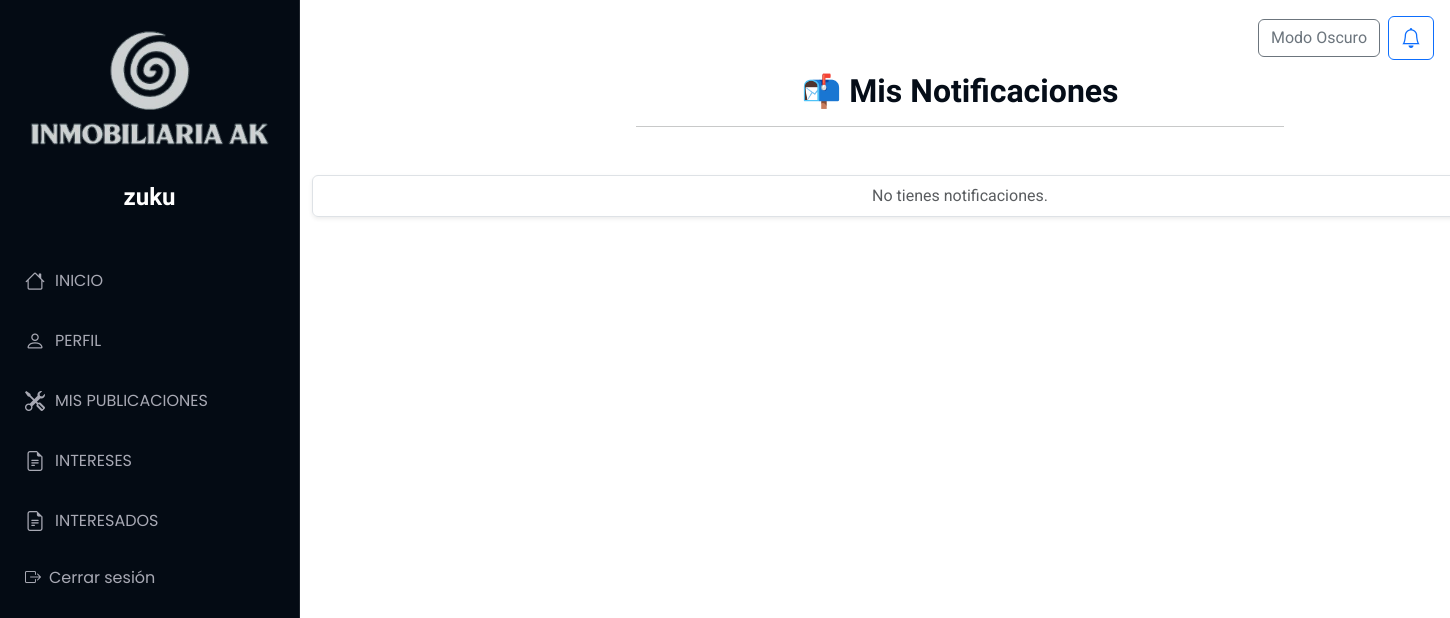
The page /Notificacion/notificaciones (signed in) on the database as committed earlier.
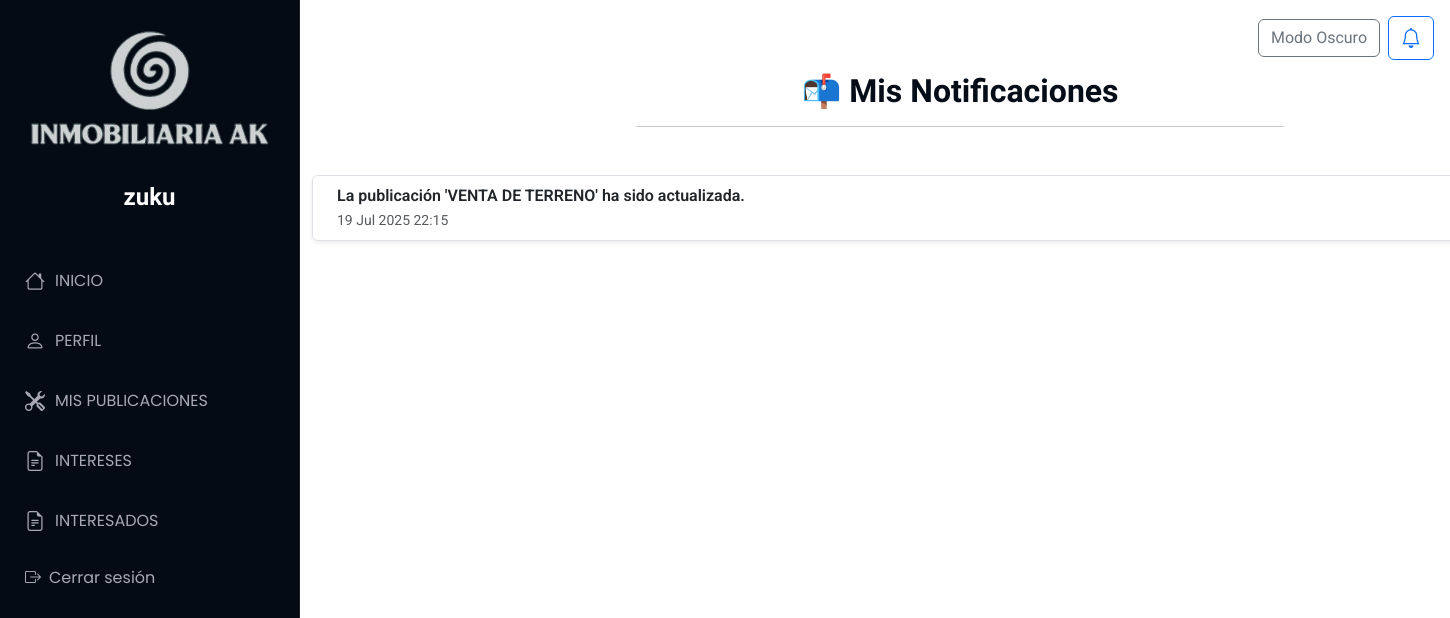
The same page on the database as committed later.
### Aplicaciones/Notificacion/models.py (models this page shows, shortened)
class Notificacion(models.Model):
    usuario = models.ForeignKey(Usuario, on_delete=models.CASCADE, related_name='notificaciones')
    mensaje = models.TextField()
    leido = models.BooleanField(default=False)
    fecha = models.DateTimeField(auto_now_add=True)

### Aplicaciones/Notificacion/views.py (the view)
# urls.py: path('notificaciones', views.notificaciones, name='notificaciones'),
def notificaciones(request):
    usuario_id = request.session.get('usuario_id')
    if not usuario_id:
        return redirect('iniciosesion')
    usuario = Usuario.objects.get(id=usuario_id)
    notificaciones = Notificacion.objects.filter(usuario=usuario).order_by('-fecha')
    return render(request, 'notificaciones.html', {'notificaciones': notificaciones})

### Aplicaciones/Notificacion/templates/notificaciones.html (shortened to what this page needs)
{% extends 'plantilla.html' %}
{% load static %}
{% block body %}
<main class="container py-4">
    <div class="text-center mb-4"><br><br>
        <h2 class="fw-bold">📬 Mis Notificaciones</h2>
        <hr class="w-50 mx-auto">
    </div>
<br>
    <ul class="list-group shadow-sm">
        {% for notificacion in notificaciones %}
            <li class="list-group-item d-flex justify-content-between align-items-start {% if not notificacion.leido %}bg-light fw-bold border-start border-4 border-primary{% endif %}">
                <div class="ms-2 me-auto">
                    <div class="fw-semibold">{{ notificacion.mensaje }}</div>
                    <small class="text-muted">{{ notificacion.fecha|date:"d M Y H:i" }}</small>
                </div>
            </li>
        {% empty %}
            <li class="list-group-item text-center text-muted">
                No tienes notificaciones.
            </li>
        {% endfor %}
    </ul>
</main>
{% endblock %}

Rows that differ between the two databases and show on the page:
added Notificacion: mensaje "La publicación 'VENTA DE TERRENO' ha sido actualizada.", fecha "19 Jul 2025 22:15"
Other text that changed with them:
text no longer shown: "No tienes notificaciones."
